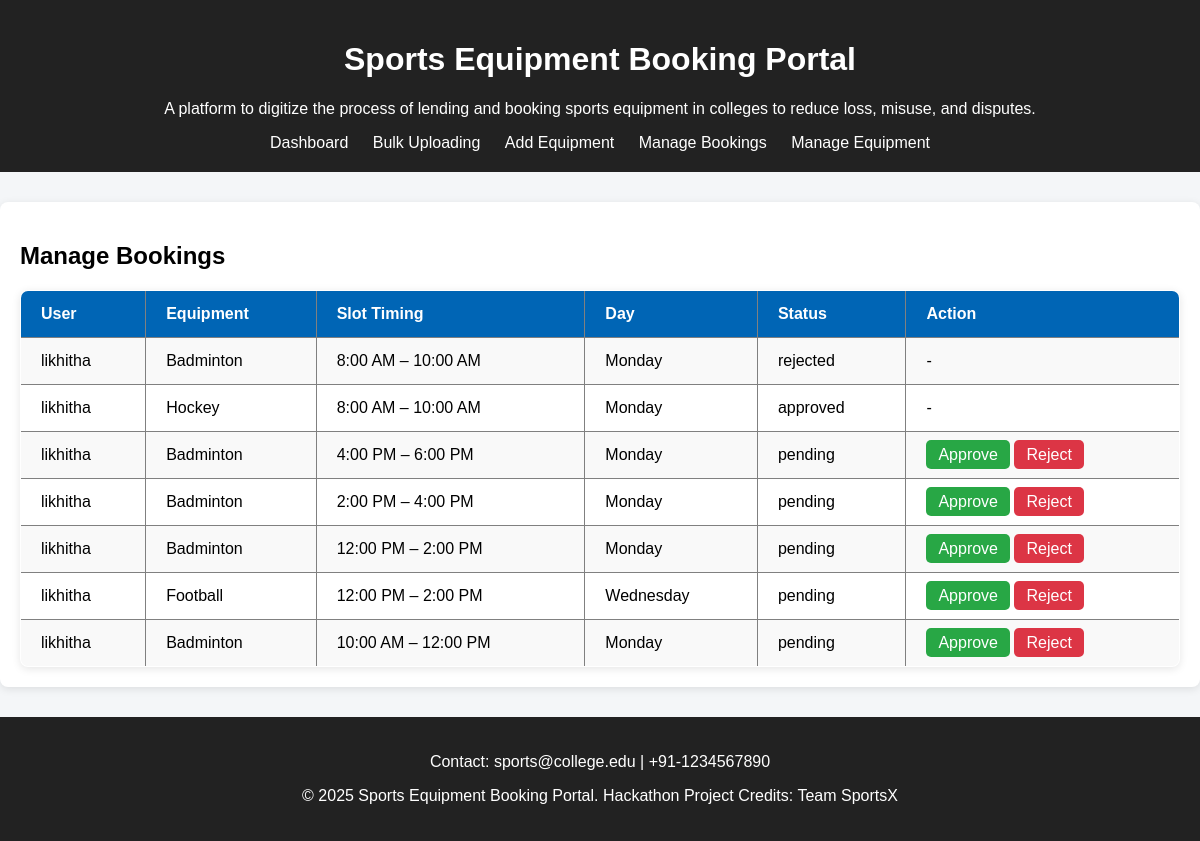
The page /admin/manage_bookings.php on the database its author committed.
### tables this page shows
CREATE TABLE `bookings` (
  `id` int(11) NOT NULL,
  `user_id` int(11) NOT NULL,
  `equipment_id` int(11) NOT NULL,
  `booking_date` text NOT NULL,
  `return_date` text DEFAULT NULL,
  `status` enum('pending','approved','rejected','borrowed','returned','late') NOT NULL DEFAULT 'pending',
  `fine_amount` decimal(10,2) DEFAULT 0.00
);

CREATE TABLE `users` (
  `id` int(11) NOT NULL,
  `name` varchar(100) NOT NULL,
  `email` varchar(100) NOT NULL,
  `password` varchar(255) NOT NULL,
  `role` enum('student','admin') NOT NULL,
  `register_number` varchar(50) NOT NULL
);

CREATE TABLE `equipment` (
  `id` int(11) NOT NULL,
  `name` varchar(100) NOT NULL,
  `sport_type` varchar(50) NOT NULL,
  `availability_status` enum('available','reserved','borrowed') NOT NULL DEFAULT 'available',
  `image_url` varchar(255) DEFAULT NULL
);

### admin/manage_bookings.php (the view, shortened to what this page needs)
<?php
require_once '../includes/db.php';
$result = $conn->query("SELECT b.*, u.name AS user_name, e.name AS equipment_name
                        FROM bookings b
                        JOIN users u ON b.user_id = u.id
                        JOIN equipment e ON b.equipment_id = e.id
                        ORDER BY b.booking_date DESC");
?>
<!DOCTYPE html>
<html>
<head>
  <link rel="stylesheet" href="../assets/css/style.css">
</head>
<body>
<header>
  <h1>Sports Equipment Booking Portal</h1>
  <p>A platform to digitize the process of lending and booking sports equipment in colleges to reduce loss, misuse, and disputes.</p>
  <nav>
    <a href="http://localhost/project/admin/dashboard.php">Dashboard</a>
    <a href="http://localhost/project/admin/bulk_upload.php">Bulk Uploading</a>
    <a href="http://localhost/project/admin/add.php">Add Equipment</a>
    <a href="http://localhost/project/admin/manage_bookings.php">Manage Bookings</a>
    <a href="http://localhost/project/admin/manage_equipment.php">Manage Equipment</a>
  </nav>
</header>
<div class="container">
  <h2>Manage Bookings</h2>
  <table border="1" width="100%">
    <tr><th>User</th><th>Equipment</th><th>Slot Timing</th><th>Day</th><th>Status</th><th>Action</th></tr>
    <?php while ($row = $result->fetch_assoc()): ?>
    <tr>
      <td><?= $row['user_name'] ?></td>
      <td><?= $row['equipment_name'] ?></td>
      <td><?= $row['booking_date'] ?></td>
      <td><?= $row['return_date'] ?></td>
      <td><?= $row['status'] ?></td>
      <td>
        <?php if ($row['status'] === 'pending'): ?>
          <a class="btn-approve" href="?action=approve&id=<?= $row['id'] ?>">Approve</a>
          <a class="btn-reject" href="?action=reject&id=<?= $row['id'] ?>">Reject</a>
        <?php else: ?>
          -
        <?php endif; ?>
      </td>
    </tr>
    <?php endwhile; ?>
  </table>
</div>
<?php include '../includes/footer.php'; ?>
</body>
</html>

### assets/css/style.css (style rules this page uses)
body { font-family: Arial, sans-serif; margin: 0; padding: 0; background: #f4f6f8; }
header, footer { background: #222; color: #fff; padding: 20px; text-align: center; }
nav a { color: #fff; margin: 0 10px; text-decoration: none; }
.container { max-width: 1200px; margin: 30px auto; padding: 20px; background: #fff; border-radius: 8px; box-shadow: 0 2px 8px rgba(0,0,0,0.1); }

### admin/manage_bookings.php (style rules this page uses)
table { border-collapse: collapse; width: 100%; margin-top: 20px; font-size: 16px; background-color: #fff; border-radius: 8px; overflow: hidden; box-shadow: 0 2px 8px rgba(0,0,0,0.1); }
th, td { padding: 14px 20px; text-align: left; }
th { background-color: #0065B5; color: white; font-weight: bold; }
tr:nth-child(even) { background-color: #f9f9f9; }
.btn-approve { background-color: #28a745; color: white; padding: 6px 12px; text-decoration: none; border-radius: 5px; }
.btn-reject { background-color: #dc3545; color: white; padding: 6px 12px; text-decoration: none; border-radius: 5px; }

### rows shown on the page
bookings: user.name "likhitha", equipment.name "Badminton", booking_date "8:00 AM – 10:00 AM", return_date "Monday", status "rejected"
bookings: user.name "likhitha", equipment.name "Hockey", booking_date "8:00 AM – 10:00 AM", return_date "Monday", status "approved"
bookings: user.name "likhitha", equipment.name "Badminton", booking_date "4:00 PM – 6:00 PM", return_date "Monday", status "pending"
bookings: user.name "likhitha", equipment.name "Badminton", booking_date "2:00 PM – 4:00 PM", return_date "Monday", status "pending"
bookings: user.name "likhitha", equipment.name "Badminton", booking_date "12:00 PM – 2:00 PM", return_date "Monday", status "pending"
bookings: user.name "likhitha", equipment.name "Football", booking_date "12:00 PM – 2:00 PM", return_date "Wednesday", status "pending"
bookings: user.name "likhitha", equipment.name "Badminton", booking_date "10:00 AM – 12:00 PM", return_date "Monday", status "pending"
